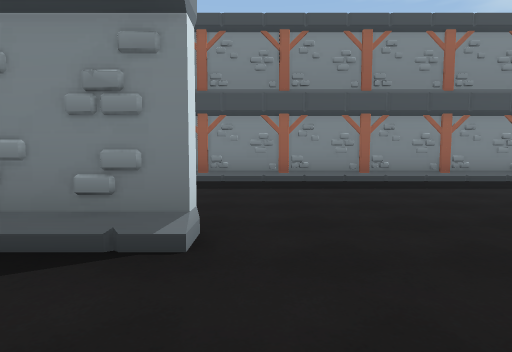
[1] (above)

24 first-person views from a walk through a 3-D level made in the Unity game engine. The camera is 1.3 m above the floor, tilts 4° down and sees 80° across. The floor is counted in squares, 2 m on a side. Each view is taken from the middle of a square. On the plan, view 1 faces up. The plan holds only what a view shows up to about 10 squares ahead; the rest is blank. The place goes on beyond the plan. The player character is not drawn. Some surface patterns are stand-ins.

[2]
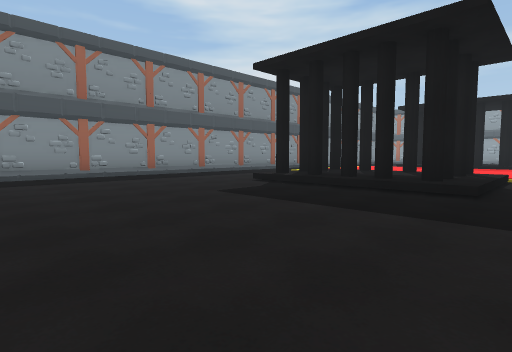

[3]
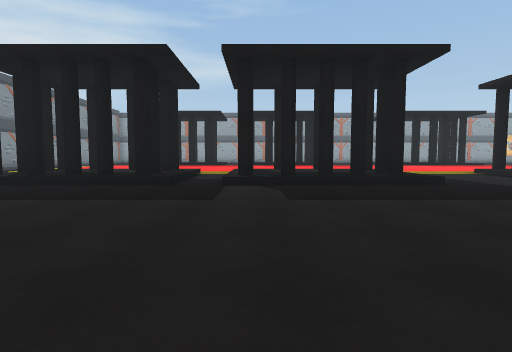

[4]
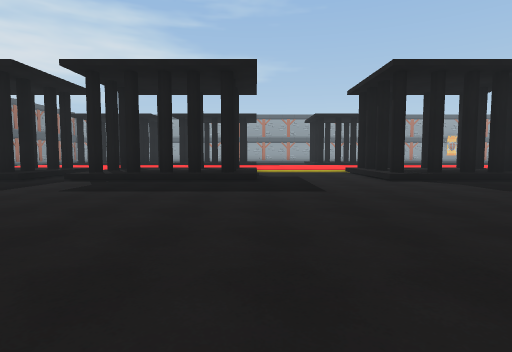

[5]
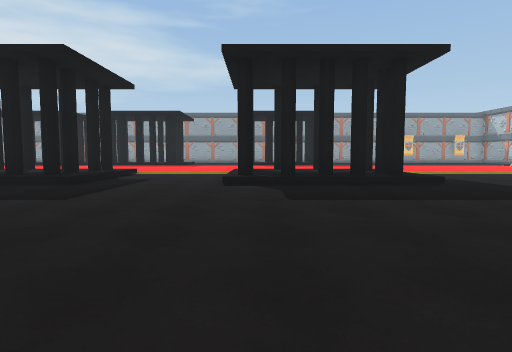

[6]
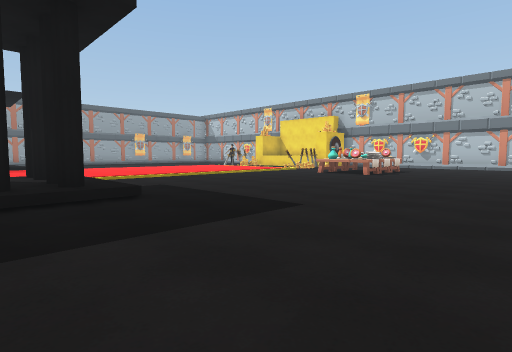

[7]
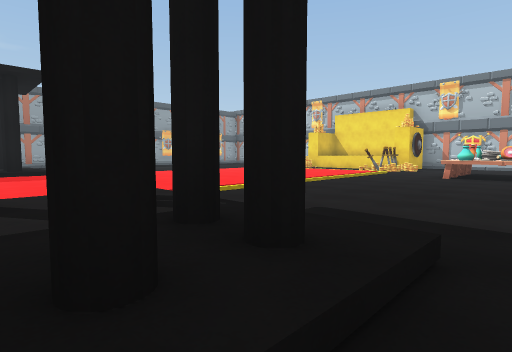

[8]
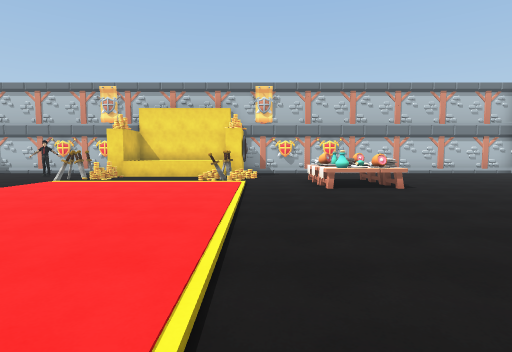

[9]
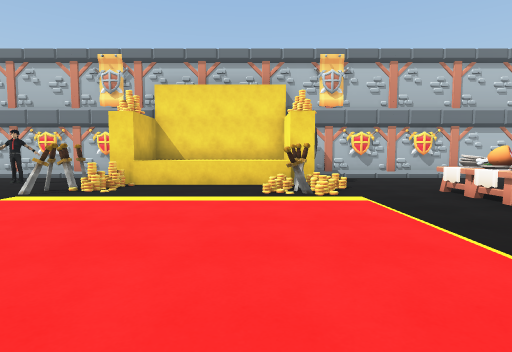

[10]
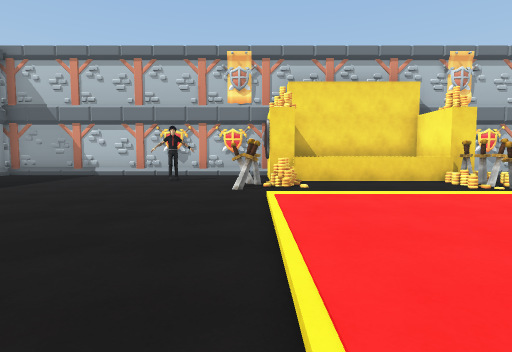

[11]
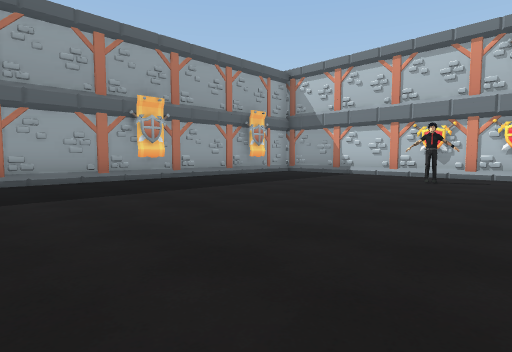

[12]
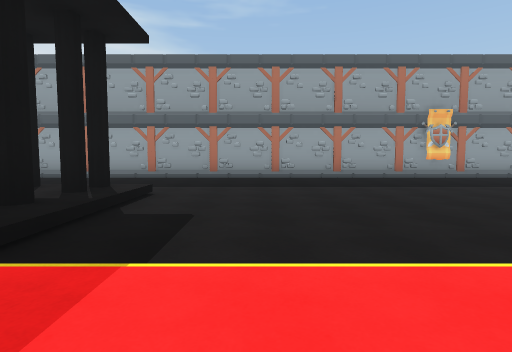

[13]
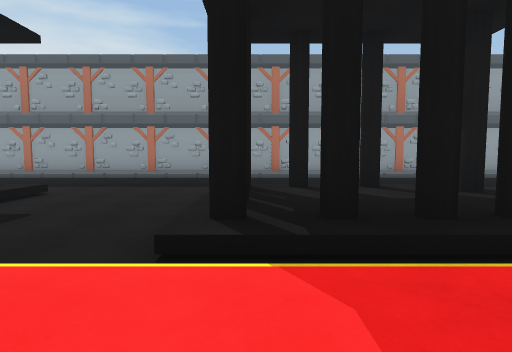

[14]
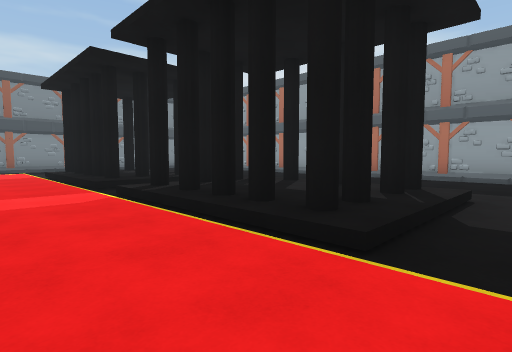

[15]
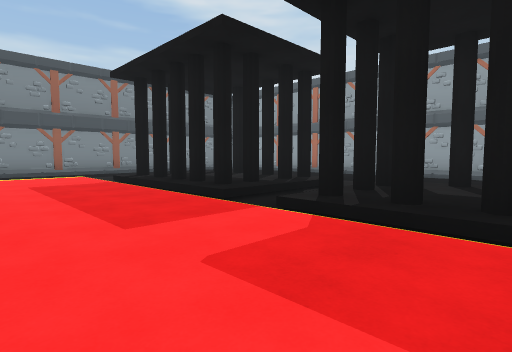

[16]
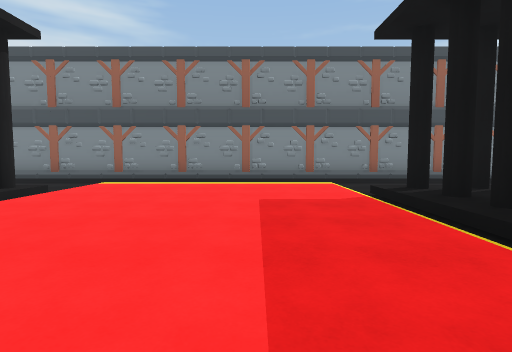

[17]
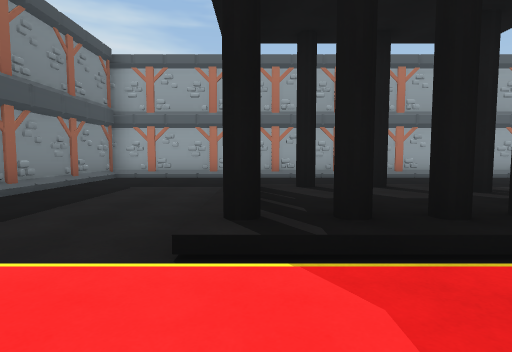

[18]
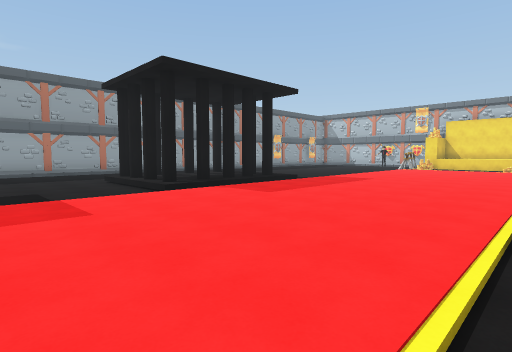

[19]
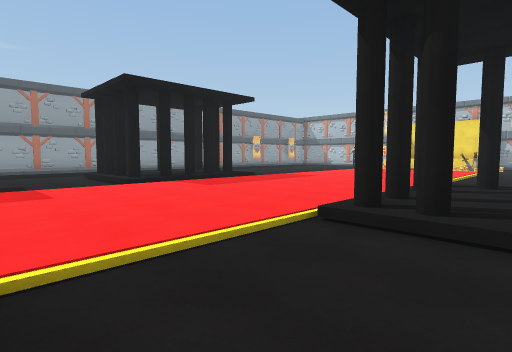

[20]
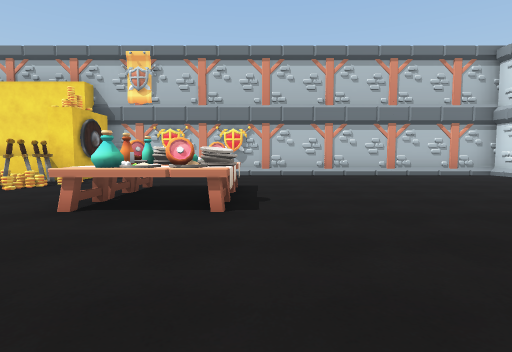

[21]
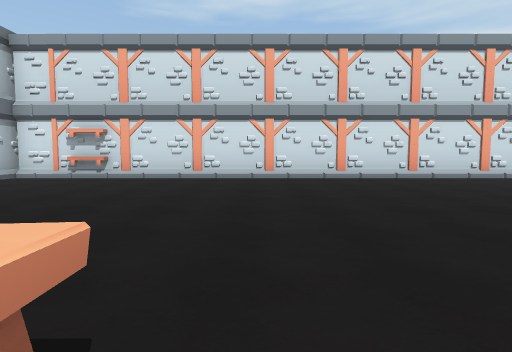

[22]
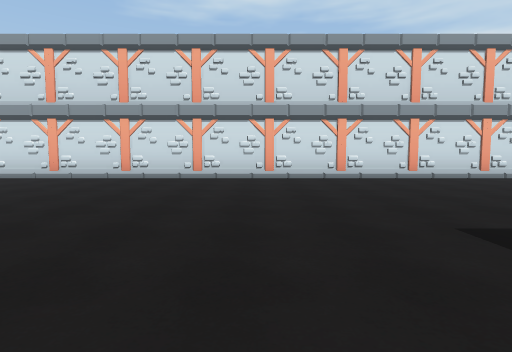

[23]
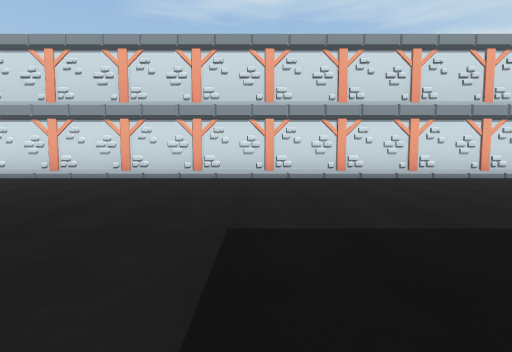

[24]
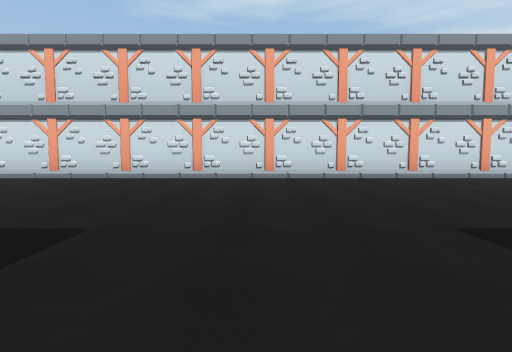

### Floor plan
Key: @ floor where view 1 was taken; # wall or solid block; x gap in a wall; . main floor; : floor 0.25 m higher than the main floor; / step, stairs or slope; ^ raised ledge; T table; B bottle; S sword; H shelf; O other object.
Columns run from 3 left of view 1 to 23 right of it. Each row starts with its distance up from view 1.
  8   #########################
  7   ........................#
  6   ........................#
  5   ........ ..:::::/.......#
  4   ........  .:::::/.......#
  3   .......####:::::/#x / ..#
  2  ##......#  #:::::/x:x/ ..#
  1   .......## #:::::/x:x  ..#
  0    @.....:### :::://:// ..#
 -1    ......#/// :::://///...#
 -2    ..........  :::/..   ..#
 -3 #........####  :::/#x#/...#
 -4 #........:::x  ::://:x/ ..#
 -5 #........:::x  :::/::x  ..#
 -6 #........####   ::/#://...#
 -7 #........////::::://///...#
 -8 #............:::::/.......#
 -9 #............:::::/.......#
-10 #............:::::/.......#
-11 #........####:::::/#x#/ ..#
-12 #........:::x::::://:x/ ..#
-13 #........:::x:::::/::x/ ..#
-14 #........####:::::/#:// ..#
-15 #........////::::://///...#
-16 #............:::::/.......#
-17 #............:::::/.......#
-18 #............:::::/.......#
-19 #............:::::/.......#
-20 #............:::::/.......#
-21 #............:::::/.......#
-22 #............:::::/.......#
-23 #........TB..:::::/.......#
-24 #........TT..O/////.......#
-25 #........TT..S/..OS.......#
-26 #...........OS...#S.......
-27 #H...........#^^^#..O.....
-28 #............#^^^#........
-29 #############    ##########

Positions as (right, up) in squares from view 1, and headings:
1: (0, 0), facing up
2: (0, -2), facing up-right
3: (-1, -3), facing right
4: (-2, -7), facing right
5: (-1, -11), facing right
6: (1, -13), facing down-right
7: (5, -13), facing down-right
8: (9, -15), facing down
9: (11, -19), facing down
10: (15, -19), facing down
11: (15, -19), facing down-right
12: (13, -17), facing right
13: (13, -11), facing right
14: (13, -8), facing up-right
15: (12, -5), facing up-right
16: (13, -2), facing up
17: (13, 3), facing right
18: (9, -7), facing down-right
19: (7, -7), facing down-right
20: (5, -19), facing down
21: (6, -22), facing left
22: (6, -18), facing left
23: (6, -16), facing left
24: (6, -10), facing left
